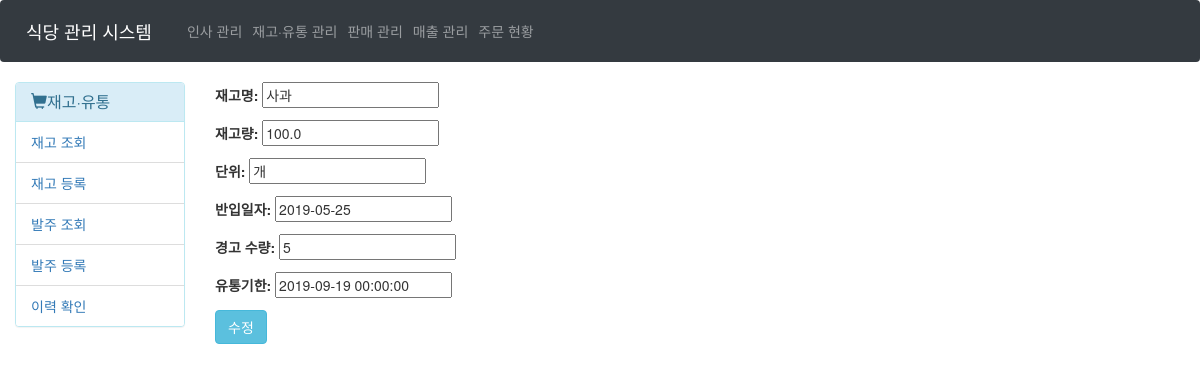
/Stock/14/Edit/, run on the app's committed database.
### Main/models.py (models this page shows, shortened)
class Stock(models.Model):
    class Meta:
        verbose_name = '재고'
        verbose_name_plural = '재고'
    s_name = models.CharField(max_length=30, verbose_name="재고명")
    s_count = models.FloatField(verbose_name='재고량', default=0)
    s_unit = models.CharField(max_length=10, verbose_name='단위', blank=True, null=True)
    s_incoming_at = models.DateField(verbose_name='반입일자', null=True, blank=True)
    s_status = models.BooleanField(verbose_name='상태', default=True)
    s_caution_num = models.PositiveIntegerField(verbose_name="경고 수량", null=True, blank=True)
    s_expire_at = models.DateTimeField(verbose_name='유통기한', null=True, blank=True)

### Main/views.py (the view)
# urls.py: path('Stock/<int:pk>/Edit/', StockUpdate.as_view(), name='updateItem'),
class StockUpdate(UpdateView):
    model = Stock
    fields = ['s_name', 's_count', 's_unit', 's_incoming_at', 's_caution_num',
                's_expire_at']
    success_url = '/Stock/Inquiry/'
    template_name = 'Main/Stock/Stock_update_item.html'
    def get_initial(self):
        initial = super(StockUpdate, self).get_initial()
        return initial

### Main/templates/Main/Stock/Stock_update_item.html (shortened to what this page needs)
{% extends 'Main/Stock/main.html' %}
{% block content %}
<form method="POST">
    {{ form.as_p }}
    <input class="btn btn-info" type="submit" value="수정">
</form>
{% endblock %}

### data on the page
Stock: s_name "사과", s_count "100.0", s_unit "개", s_incoming_at "2019-05-25", s_caution_num "5", s_expire_at "2019-09-19 00:00:00"
